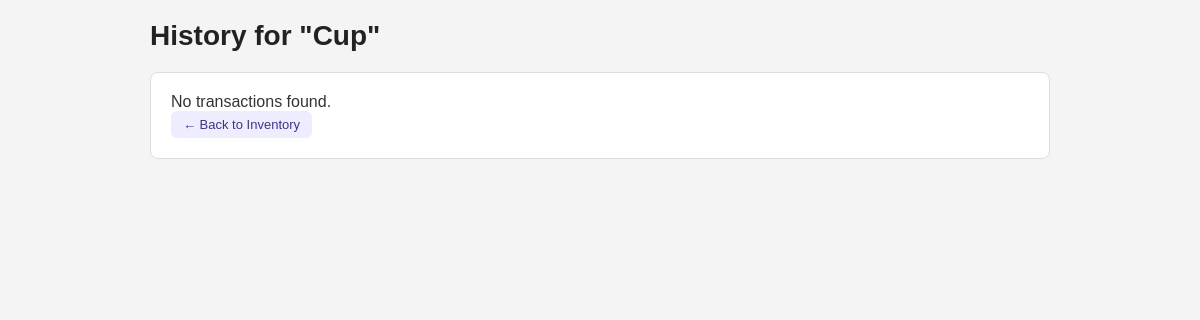
Before: /history/Cup with the older database file.
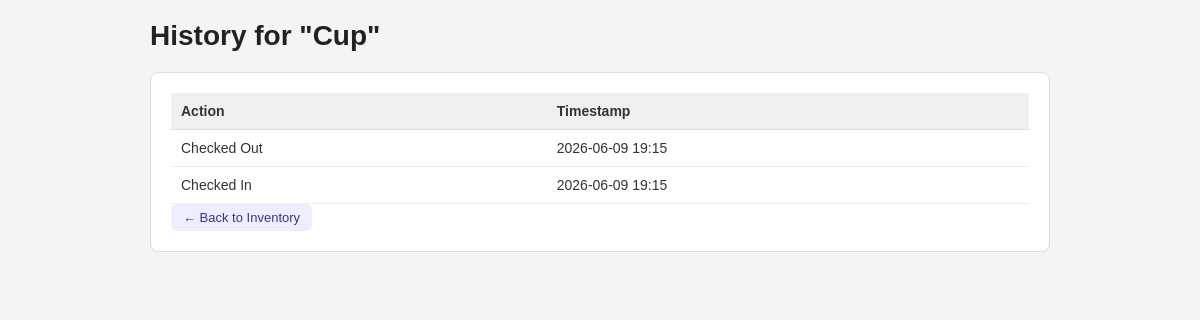
After: the same page with the newer database file.
### tables this page shows
CREATE TABLE transactions (
                     id INTEGER PRIMARY KEY AUTOINCREMENT,
                     item_name TEXT NOT NULL,
                     action TEXT NOT NULL,
                     timestamp TEXT NOT NULL);

### routes.py (the view)
@bp.route("/history/<name>")
def history(name):
    try:
        if not name or not name.strip():
            raise ValueError("Item name cannot be empty.")
        rows = get_history(name)
        return render_template("history.html", name=name, rows=rows)
    except ValueError as e:
        print(f"  Validation error: {e}")
        return redirect(url_for("main.index"))
    except Exception as e:
        print(f"  Error loading history for '{name}': {e}")
        return render_template("history.html", name=name, rows=[])

### db.py (called while the page is built)
def get_connection():
    return sqlite3.connect(DB_FILE)

def get_history(name):
    try:
        with get_connection() as conn:
            rows = conn.execute("""
                SELECT action, timestamp FROM transactions
                WHERE LOWER(item_name) = LOWER(?)
                ORDER BY timestamp DESC
            """, (name,)).fetchall()
        return [(Action(action), timestamp) for action, timestamp in rows]
    except Exception as e:
        print(f"  Error fetching history for '{name}': {e}")
        return []

### templates/history.html (shortened to what this page needs)
<!DOCTYPE html>
<html lang="en">
<head>
    <link rel="stylesheet" href="{{ url_for('static', filename='style.css') }}">
</head>
<body>
  <div class="container">
    <h1>History for "{{ name }}"</h1>
    <div class="card">
      {% if rows %}
      <table>
        <thead>
          <tr>
            <th>Action</th>
            <th>Timestamp</th>
          </tr>
        </thead>
        <tbody>
          {% for action, timestamp in rows %}
          <tr>
            <td>{{ "Checked Out" if action.value == "check_out" else "Checked In" }}</td>
            <td>{{ timestamp }}</td>
          </tr>
          {% endfor %}
        </tbody>
      </table>
      {% else %}
        <p>No transactions found.</p>
      {% endif %}
      <a class="btn btn-history" href="/">← Back to Inventory</a>
    </div>
  </div>
</body>
</html>

Changed rows visible on the page:
added transactions: value "Checked Out", timestamp "2026-06-09 19:15"
added transactions: value "Checked In", timestamp "2026-06-09 19:15"
Other visible differences:
text no longer shown: "No transactions found."
text now shown: "Action Timestamp"
